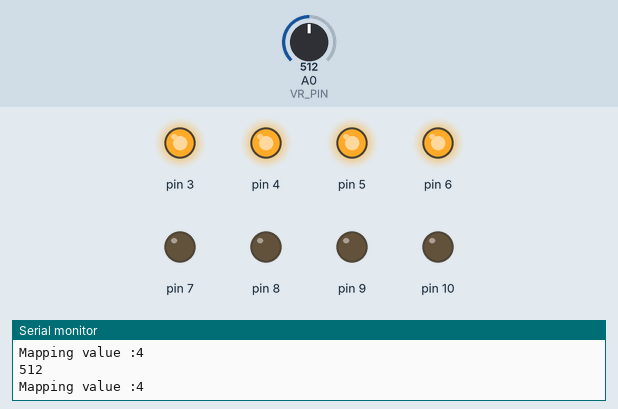
Bench run of a sketch on a simulated Arduino Uno, built with avr-gcc and run on an emulated ATmega328P. Parts: output pins drawn as LEDs (lit = HIGH), the last lines printed to the serial monitor. Inputs (shaded band) come from the test bench; at power-on: A0 (VR_PIN) = 512.

Above: at 1.2 s.
1.3 s: A0 (VR_PIN) set to 628
2.8 s: A0 (VR_PIN) set to 651
At 3.8 s:
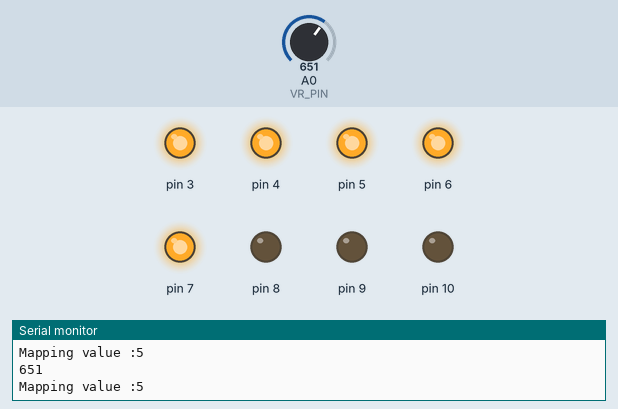
4.3 s: A0 (VR_PIN) set to 511
At 5.2 s:
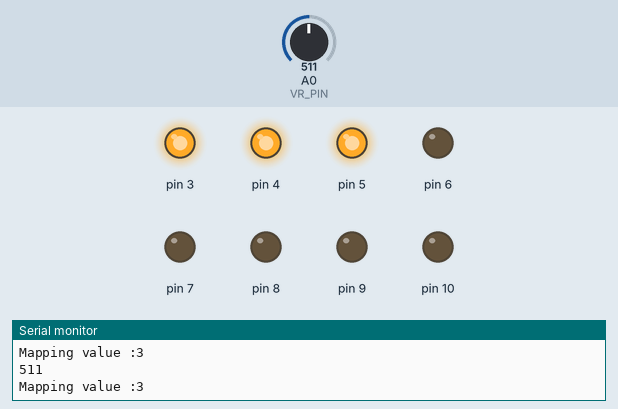
5.8 s: A0 (VR_PIN) set to 397
7.3 s: A0 (VR_PIN) set to 366
At 8.2 s:
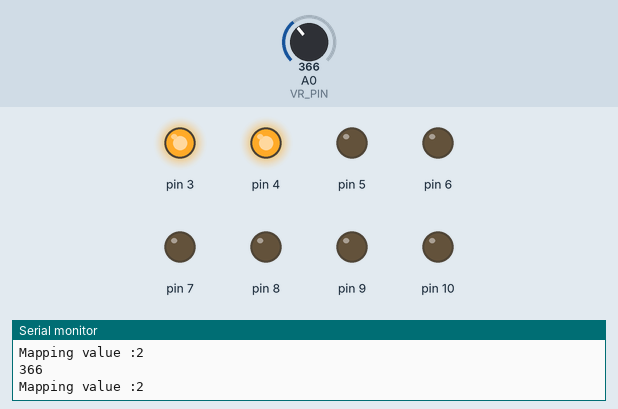
8.8 s: A0 (VR_PIN) set to 716
At 9.7 s:
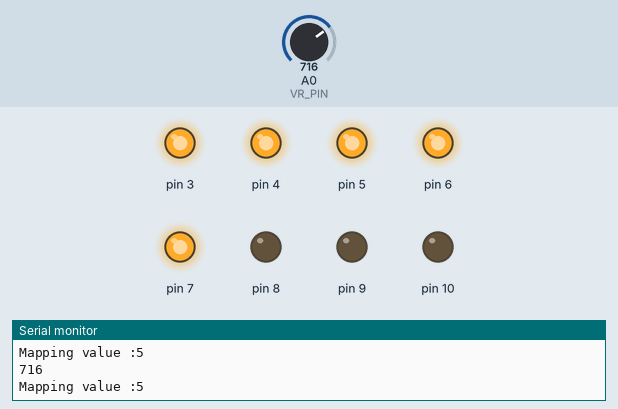
Timing chart, 0 to 11.3 s (numbered marks = the images above; inputs shaded):
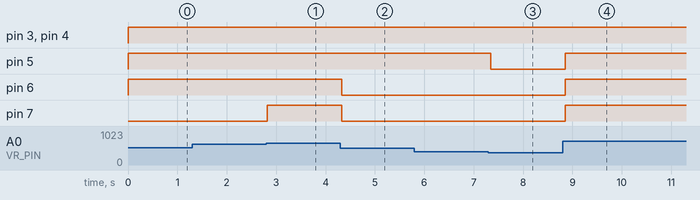

The sketch:

VR_Example.ino
```cpp
const uint8_t LEDS[] = {3U ,4U ,5U ,6U ,7U ,8U ,9U, 10U};
const uint8_t VR_PIN{A0};

void setup() {
  // put your setup code here, to run once:
  pinMode(VR_PIN, INPUT);
   for(int i = 0; i < 8; i++){
    pinMode(LEDS[i], OUTPUT);
  }
  Serial.begin(115200UL); //시리얼 통신을 통해 화면에 출력
}

void loop() {
  // put your main code here, to run repeatedly:
  uint16_t vr_value = analogRead(VR_PIN);
  Serial.println(vr_value); //화면에 출력
  uint16_t mapped_value {map(vr_value, 0, 1023, 0, 8)};
  Serial.print(F("Mapping value :"));
  Serial.println(mapped_value);

  for (int i = 0; i < 8; ++i) {
    if (i < mapped_value) {
      digitalWrite(LEDS[i], HIGH);
    }
    else {
      digitalWrite(LEDS[i], LOW);
    }
  }
   delay(100UL);
}
```

Measured:
- the behaviour switches between 639 and 640 on A0 (VR_PIN) (found by bisection; images 0 and 1)
- the behaviour switches between 384 and 383 on A0 (VR_PIN) (found by bisection; images 2 and 3)
- after the input at 2.8 s, pin 7: LOW → HIGH at once
- after the input at 4.3 s, pin 6, pin 7: HIGH → LOW at once
- after the input at 7.3 s, pin 5: HIGH → LOW at once
- after the input at 8.8 s, pin 5–7: LOW → HIGH after 0.05 s
